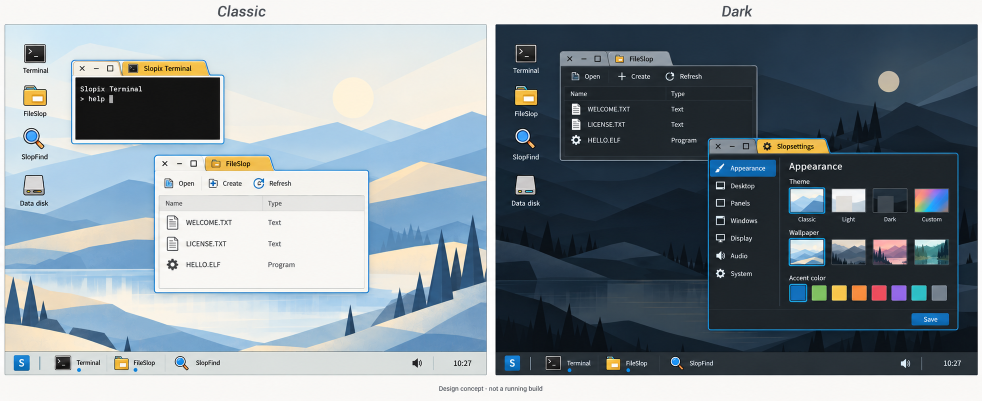
#> input picture design/slopde2-concept.png, 1964 x 801 px (shown at 1/2 size)
$ python import_wallpaper.py ../design/slopde2-concept.png out.png
#> lines starting #> are read from the running program, lines starting #| are printed output that depends on the picture
#!/usr/bin/env python3
"""PNG/JPEG -> bounded kernel P6 RGB wallpaper. Install with mcopy while QEMU is OFF."""
import argparse
from pathlib import Path
from PIL import Image,ImageOps
p=argparse.ArgumentParser();p.add_argument('source',type=Path);p.add_argument('output',type=Path);a=p.parse_args()
with Image.open(a.source) as im:
#> im is the input picture: PIL image 1964x801 RGB; mean R, G, B 133.4, 144.4, 151.5
 im=ImageOps.exif_transpose(im).convert('RGB');im.thumbnail((160,120),Image.Resampling.LANCZOS)
#> after `im.thumbnail((160, 120), Image.Resampling.LANCZOS)`:
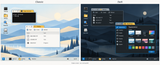
#> im: PIL image 160x65 RGB; mean R, G, B 133.3, 144.4, 151.4
 data=f'P6\n{im.width} {im.height}\n255\n'.encode()+im.tobytes()
 if len(data)>65536:raise SystemExit('Wallpaper exceeds filesystem limit')
 a.output.write_bytes(data);print(a.output,len(data),'bytes; FAT32 root filename must be 8.3, e.g. WALL.PPM')
#| out.png 31214 bytes; FAT32 root filename must be 8.3, e.g. WALL.PPM
